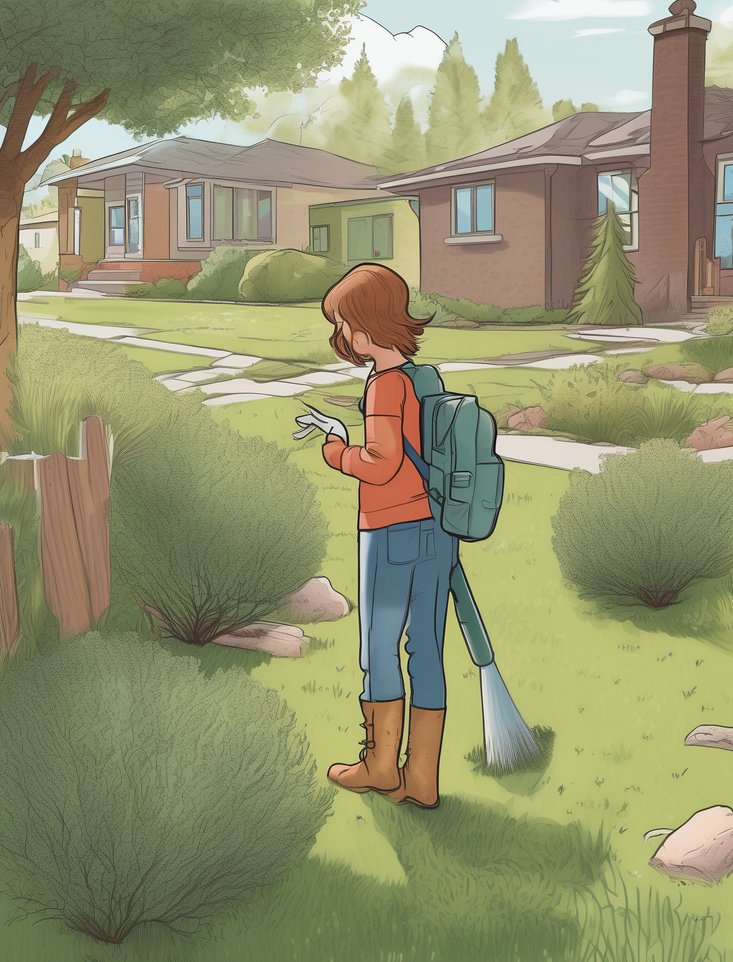
#> input picture 13-Episodes/Season-00-Pilots/S00E01-Why-Is-It-Sleeping-So-Long/Assets/Panels/Clean/S00E01-P01-Clean-test.png, 733 x 962 px, shrunk from 1024 x 1344 before the run
$ python crop_image.py ../../13-Episodes/Season-00-Pilots/S00E01-Why-Is-It-Sleeping-So-Long/Assets/Panels/Clean/S00E01-P01-Clean-test.png --output out.png -x 5 -y 5 --width 100 --height 100
#> lines starting #> are read from the running program, lines starting #| are printed output that depends on the picture
"""
Crop a single-character (or single-region) operational reference out of
a larger contact sheet / turnaround / model sheet, so it can be used as
clean image-generation conditioning without competing depictions of
other characters or conflicting annotations bleeding into the prompt.

Master Model Sheets, relationship sheets, and environment "contact
sheets" are great for humans (they document proportions, palettes,
turnarounds, size comparisons side by side) but bad as direct -r inputs
to a generator: every figure/annotation on the sheet is an equally
strong signal, so a sheet with five poses of a character can behave
like five different, slightly-inconsistent references at once.

Usage:
    python3 crop_image.py SHEET.png -o CROP.png -x 280 -y 190 -w 520 -h 640

    -x/-y: top-left corner of the crop, in pixels, on the source image.
    -w/-h: crop width/height, in pixels.
    As with composite_logo.py, there's no auto-detection -- read the
    coordinates off the actual source image first (e.g. open it and use
    your viewer's pixel readout), since a wrong guess silently produces
    a bad reference that's worse than not cropping at all.
"""

import argparse
from pathlib import Path

from PIL import Image


def main():
    parser = argparse.ArgumentParser(description="Crop an operational reference out of a larger sheet.")
    parser.add_argument("source", help="Source sheet/turnaround/contact-sheet PNG.")
    parser.add_argument("-o", "--output", required=True, help="Output PNG path.")
    parser.add_argument("-x", type=int, required=True, help="Left position in pixels on the source image.")
    parser.add_argument("-y", type=int, required=True, help="Top position in pixels on the source image.")
    parser.add_argument("-w", "--width", type=int, required=True, help="Crop width in pixels.")
    parser.add_argument("-H", "--height", type=int, required=True, help="Crop height in pixels.")
    args = parser.parse_args()

    source = Image.open(args.source).convert("RGBA")
    box = (args.x, args.y, args.x + args.width, args.y + args.height)
    crop = source.crop(box)
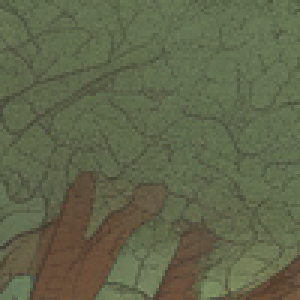
#> crop: PIL image 100x100 RGBA (shown 3 times larger); mean R, G, B, A 96.3, 101.7, 74.4, 255

    out_path = Path(args.output)
    out_path.parent.mkdir(parents=True, exist_ok=True)
    crop.convert("RGB").save(out_path)
    print(f"Saved: {out_path} (cropped {args.width}x{args.height} from {args.x},{args.y})")


if __name__ == "__main__":
    main()

$ run again, on 13-Episodes/Season-00-Pilots/S00E01-Why-Is-It-Sleeping-So-Long/Assets/Panels/Clean/S00E01-P01-Clean.png
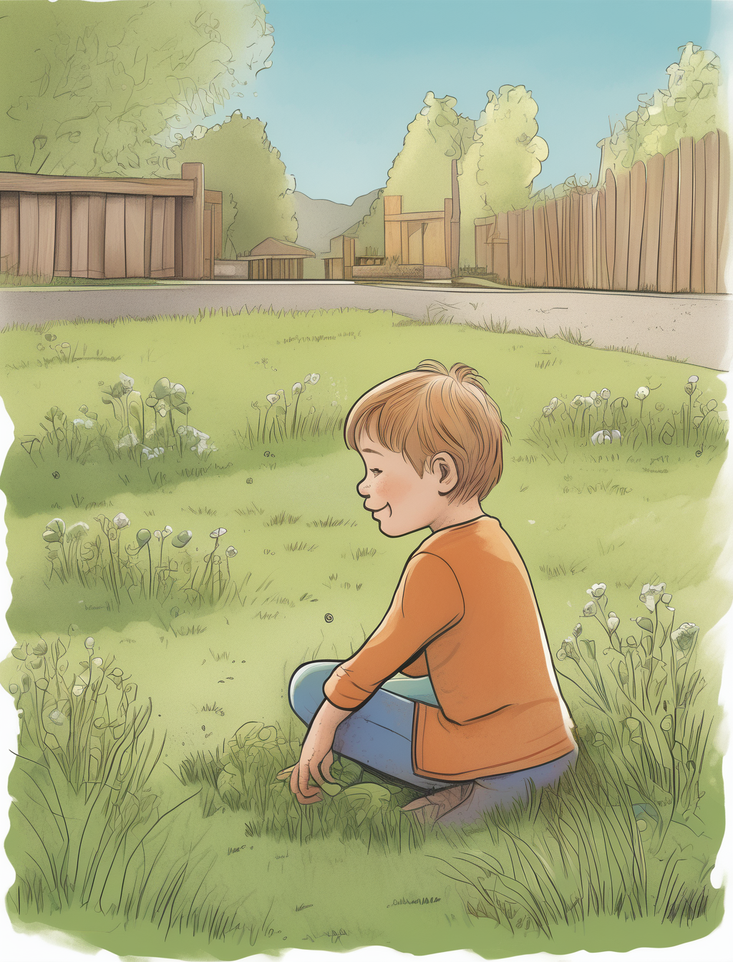
#> input picture 13-Episodes/Season-00-Pilots/S00E01-Why-Is-It-Sleeping-So-Long/Assets/Panels/Clean/S00E01-P01-Clean.png, 733 x 962 px, shrunk from 1024 x 1344 before the run
#> in main, `crop = source.crop(box)`:
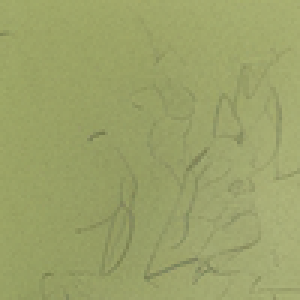
#> crop: PIL image 100x100 RGBA (shown 3 times larger); mean R, G, B, A 155.5, 162.9, 105.1, 255

$ run again, on 13-Episodes/Season-00-Pilots/S00E01-Why-Is-It-Sleeping-So-Long/Assets/Panels/Clean/S00E01-P02-Clean.png
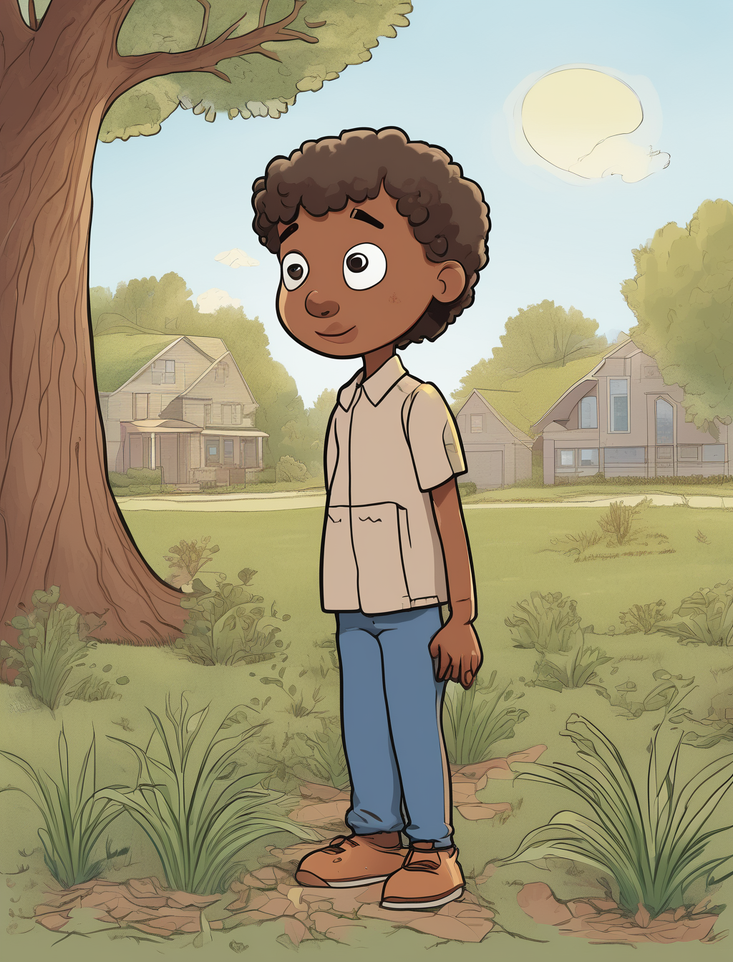
#> input picture 13-Episodes/Season-00-Pilots/S00E01-Why-Is-It-Sleeping-So-Long/Assets/Panels/Clean/S00E01-P02-Clean.png, 733 x 962 px, shrunk from 1024 x 1344 before the run
#> in main, `crop = source.crop(box)`:
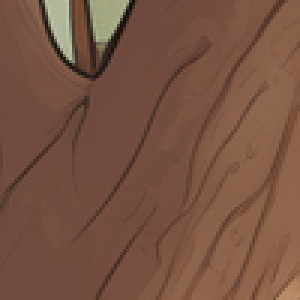
#> crop: PIL image 100x100 RGBA (shown 3 times larger); mean R, G, B, A 120.2, 83.5, 66.4, 255
